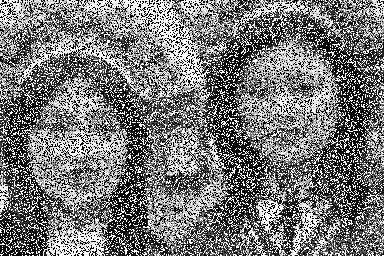
%> input picture School/CSE 102/Labs/Lab7/s&p.png, 384 x 256 px
$ octave Part5.m   (GNU Octave 9; MATLAB toolbox functions it lacks are replaced by stand-ins)
%> lines starting %> are read from the running program, lines starting %| are printed output that depends on the picture
clc; clear; close all;
sp = imread('s&p.png');
%> sp is the input picture: size 256x384 uint8; min 0, max 255, mean 120.1
figure(1);
medFilter = medfilt2(sp, [5 5]);
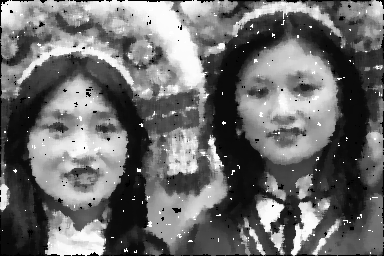
%> medFilter: size 256x384 uint8; min 0, max 255, mean 108.9
subplot(3,1,1); imshow(medFilter); title('Median Filter');

avg = fspecial('average',[5 5]);
avgFilter = imfilter(sp,avg);
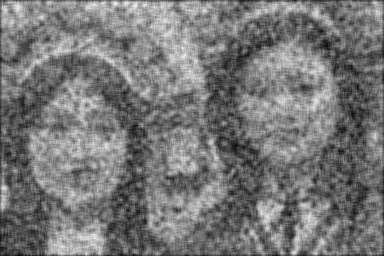
%> avgFilter: size 256x384 uint8; min 4, max 243, mean 119.1
subplot(3,1,2); imshow(avgFilter); title('Average Filter');

medFilter2 = medfilt2(avgFilter, [5 5]);
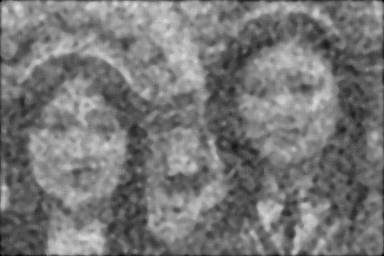
%> medFilter2: size 256x384 uint8; min 0, max 222, mean 118.8
subplot(3,1,3); imshow(medFilter2); title('Average + Median Filter');
